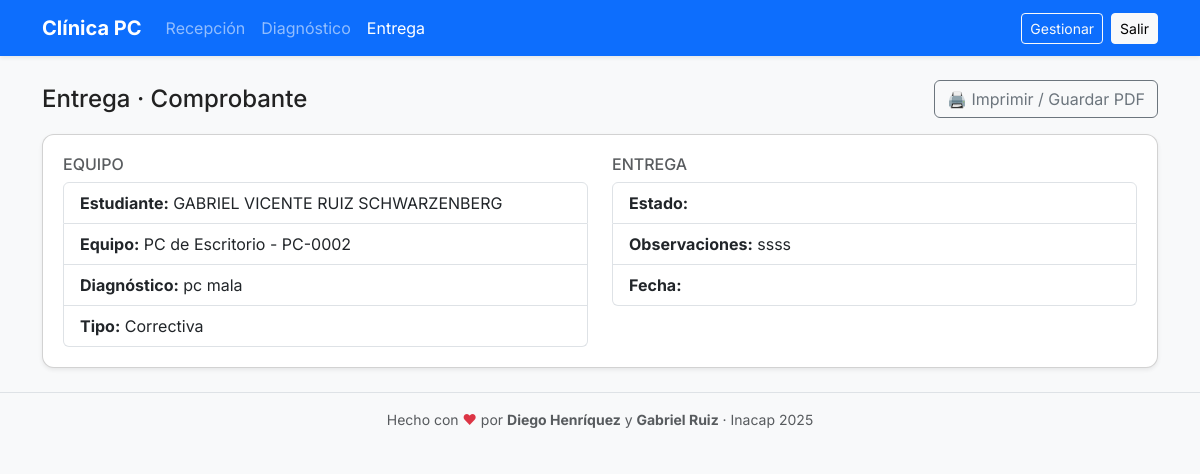
Page /entrega/comprobante/DIEGO EDUARDO HENRIQUEZ GONZALEZ/ (signed in) on the committed database.
### diagnostico/models.py (models this page shows, shortened)
class Diagnostico(models.Model):
	equipo = models.ForeignKey(Equipo, on_delete=models.CASCADE, related_name="diagnosticos")
	cliente = models.ForeignKey(Cliente, on_delete=models.CASCADE, related_name="diagnosticos")
	estudiante = models.ForeignKey(Estudiante, on_delete=models.SET_NULL, null=True, blank=True)
	diagnostico = models.TextField(blank=True)
	observaciones = models.TextField(blank=True)
	solucion = models.TextField(blank=True)
	tipo_solucion = models.CharField(max_length=80, blank=True)
	created_at = models.DateTimeField(auto_now_add=True)

### recepcion/models.py (models this page shows)
class Estudiante(models.Model):
	nombre = models.CharField(max_length=150, unique=True)
	email = models.EmailField(blank=True, null=True)
	def __str__(self):
		return self.nombre

class Equipo(models.Model):
	cliente = models.ForeignKey(Cliente, on_delete=models.CASCADE, related_name="equipos")
	tipo_equipo = models.CharField(max_length=80)
	problema = models.TextField(blank=True)
	serial = models.CharField(max_length=64, blank=True, null=True, db_index=True)
	created_at = models.DateTimeField(auto_now_add=True)
	def __str__(self):
		return f"{self.tipo_equipo} - {self.serial or self.pk}"

### entrega/models.py (models this page shows, shortened)
class Entrega(models.Model):
	diagnostico = models.OneToOneField(Diagnostico, on_delete=models.CASCADE, related_name="entrega")
	fecha_entrega = models.DateTimeField(auto_now_add=True)
	recibido_por = models.CharField(max_length=150)
	observaciones = models.TextField(blank=True)

### entrega/views.py (the view)
# urls.py: path("comprobante/<str:nombre>/", views.comprobante, name="comprobante"),
@login_required_simulado
def comprobante(request, nombre):
    equipo = _buscar_diagnostico_por_nombre(nombre)
    entrega = _buscar_entrega_por_nombre(nombre)
    if not equipo or not entrega:
        print("[DEBUG] comprobante faltante:",
              "equipo:", bool(equipo), "| entrega:", bool(entrega),
              "| nombre(url)=", repr(nombre))
        messages.error(request, "Falta información para generar el comprobante.")
        return redirect("entrega:listado")
    return render(request, "entrega/comprobante.html", {
        "equipo": equipo,
        "entrega": entrega,
    })

### entrega/views.py (called while the page is built, shortened)
def _strip_accents(s: str) -> str:
    if s is None:
        return ""
    nfkd = unicodedata.normalize("NFKD", str(s))
    return "".join(c for c in nfkd if not unicodedata.combining(c))

def _norm(s: str) -> str:
    s = _strip_accents(s)
    s = " ".join(s.split())  # colapsa múltiples espacios
    return s.casefold()

def _buscar_diagnostico_por_nombre(nombre: str):
    n = _norm(nombre)
    try:
        diag = DiagnosticoModel.objects.filter(cliente__nombre__iexact=nombre).select_related('cliente', 'estudiante', 'equipo').first()
        if diag:
            return diag
        diag = DiagnosticoModel.objects.filter(cliente__nombre__icontains=nombre).select_related('cliente', 'estudiante', 'equipo').first()
        if diag:
            return diag
    except Exception:
        pass

def _buscar_entrega_por_nombre(nombre: str):
    n = _norm(nombre)
    try:
        diag = DiagnosticoModel.objects.filter(cliente__nombre__iexact=nombre).first()
        if diag and hasattr(diag, 'entrega'):
            return diag.entrega
        diag = DiagnosticoModel.objects.filter(cliente__nombre__icontains=nombre).first()
        if diag and hasattr(diag, 'entrega'):
            return diag.entrega
    except Exception:
        pass

### entrega/templates/entrega/comprobante.html (shortened to what this page needs)
{% extends "base.html" %}
{% block page_title %}Entrega · Comprobante{% endblock %}
{% block page_actions %}
  <button class="btn btn-outline-secondary d-print-none" onclick="window.print()">
    🖨️ Imprimir / Guardar PDF
  </button>
{% endblock %}
{% block content %}
{% if equipo and entrega %}
  <div class="row g-4">
    <div class="col-md-6">
      <h6 class="text-uppercase text-muted">Equipo</h6>
      <ul class="list-group">
        <li class="list-group-item"><strong>Estudiante:</strong> {{ equipo.estudiante }}</li>
        <li class="list-group-item"><strong>Equipo:</strong> {{ equipo.equipo }}</li>
        <li class="list-group-item"><strong>Diagnóstico:</strong> {{ equipo.diagnostico }}</li>
        <li class="list-group-item"><strong>Tipo:</strong> {{ equipo.tipo_solucion|capfirst }}</li>
      </ul>
    </div>
    <div class="col-md-6">
      <h6 class="text-uppercase text-muted">Entrega</h6>
      <ul class="list-group">
        <li class="list-group-item"><strong>Estado:</strong> {{ entrega.estado|capfirst }}</li>
        <li class="list-group-item"><strong>Observaciones:</strong> {{ entrega.observaciones|default:"—" }}</li>
        <li class="list-group-item"><strong>Fecha:</strong> {{ now|date:"d/m/Y H:i" }}</li>
      </ul>
    </div>
  </div>
{% else %}
  <p class="text-muted m-0">Falta información para generar el comprobante.</p>
{% endif %}
{% endblock %}

### static/css/style.css (style rules this page uses)
:root { --pc-primary: #0d6efd; --pc-accent: #0b5ed7; --pc-bg: #f8fafc; --pc-muted: #6c757d; --pc-success: #198754; }
html,body { height:100%; }
body { font-family: 'Inter', system-ui, -apple-system, 'Segoe UI', Roboto, 'Helvetica Neue', Arial; background:var(--pc-bg); color:#222 }

### rows in the picture
Diagnostico: estudiante "GABRIEL VICENTE RUIZ SCHWARZENBERG", equipo "PC de Escritorio - PC-0002", diagnostico "pc mala", tipo_solucion "Correctiva"
Entrega: observaciones "ssss"
